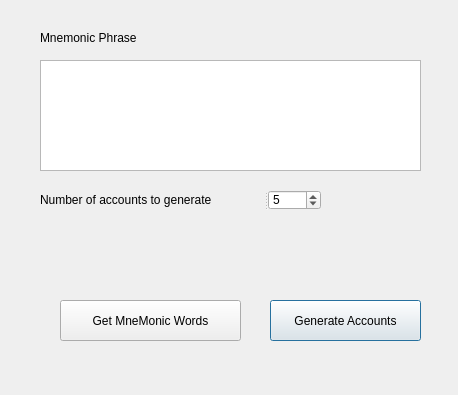
<?xml version="1.0" encoding="UTF-8"?>
<ui version="4.0">
 <class>MnemonicGeneratorAccount</class>
 <widget class="QDialog" name="MnemonicGeneratorAccount">
  <property name="geometry">
   <rect>
    <x>0</x>
    <y>0</y>
    <width>458</width>
    <height>395</height>
   </rect>
  </property>
  <property name="windowTitle">
   <string>Mnemonic Account Generator</string>
  </property>
  <widget class="QLabel" name="label">
   <property name="geometry">
    <rect>
     <x>40</x>
     <y>30</y>
     <width>141</width>
     <height>16</height>
    </rect>
   </property>
   <property name="text">
    <string>Mnemonic Phrase</string>
   </property>
  </widget>
  <widget class="QTextEdit" name="mnemonic">
   <property name="geometry">
    <rect>
     <x>40</x>
     <y>60</y>
     <width>381</width>
     <height>111</height>
    </rect>
   </property>
   <property name="placeholderText">
    <string extracomment="please write you mnemonic phrase"/>
   </property>
  </widget>
  <widget class="QPushButton" name="generateBtn">
   <property name="geometry">
    <rect>
     <x>270</x>
     <y>300</y>
     <width>151</width>
     <height>41</height>
    </rect>
   </property>
   <property name="text">
    <string>Generate Accounts</string>
   </property>
  </widget>
  <widget class="QSplitter" name="splitter">
   <property name="geometry">
    <rect>
     <x>40</x>
     <y>190</y>
     <width>281</width>
     <height>20</height>
    </rect>
   </property>
   <property name="orientation">
    <enum>Qt::Horizontal</enum>
   </property>
   <widget class="QLabel" name="label_2">
    <property name="text">
     <string>Number of accounts to generate</string>
    </property>
   </widget>
   <widget class="QSpinBox" name="count">
    <property name="minimum">
     <number>1</number>
    </property>
    <property name="value">
     <number>5</number>
    </property>
   </widget>
  </widget>
  <widget class="QPushButton" name="getMne">
   <property name="geometry">
    <rect>
     <x>60</x>
     <y>300</y>
     <width>181</width>
     <height>41</height>
    </rect>
   </property>
   <property name="text">
    <string>Get MneMonic Words</string>
   </property>
  </widget>
 </widget>
 <resources/>
 <connections/>
</ui>
